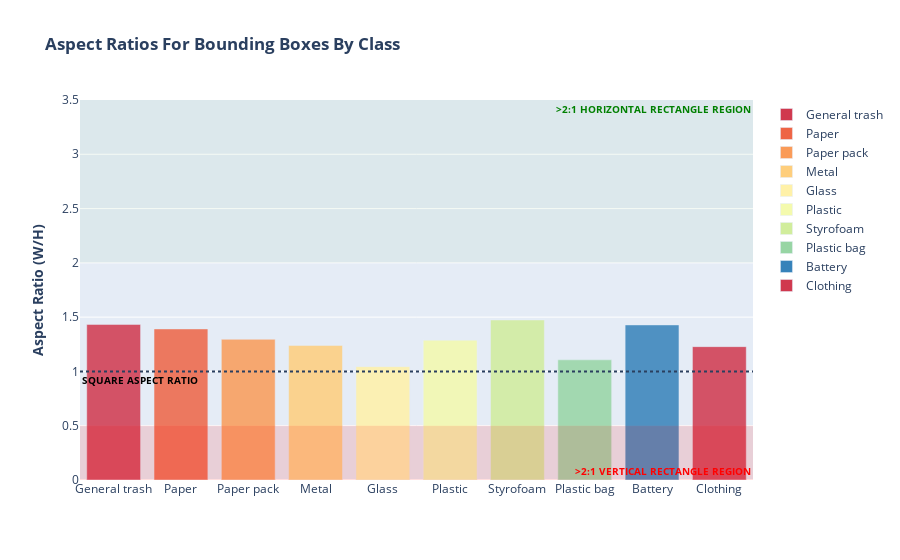

The notebook cell this image was saved under:
### Code cell
# Aspect Ratio is Calculated as Width/Height
bbox_df["aspect_ratio"] = (bbox_df["x_max"]-bbox_df["x_min"])/(bbox_df["y_max"]-bbox_df["y_min"])

# Display average means for each class_id so we can examine the newly created Aspect Ratio Column
display(bbox_df.groupby("class_id").mean())

# Generate the bar plot
fig = px.bar(x=classes, y=bbox_df.groupby("class_id").mean()["aspect_ratio"], 
             color=classes, opacity=0.85,
             color_discrete_sequence=LABEL_COLORS_WOUT_NO_FINDING, 
             labels={"x":"Class Name", "y":"Aspect Ratio (W/H)"},
             title="<b>Aspect Ratios For Bounding Boxes By Class</b>",)
fig.update_layout(
                  yaxis_title="<b>Aspect Ratio (W/H)</b>",
                  xaxis_title=None,
                  legend_title_text=None)
fig.add_hline(y=1, line_width=2, line_dash="dot", 
              annotation_font_size=10, 
              annotation_text="<b>SQUARE ASPECT RATIO</b>", 
              annotation_position="bottom left", 
              annotation_font_color="black")
fig.add_hrect(y0=0, y1=0.5, line_width=0, fillcolor="red", opacity=0.125,
              annotation_text="<b>>2:1 VERTICAL RECTANGLE REGION</b>", 
              annotation_position="bottom right", 
              annotation_font_size=10,
              annotation_font_color="red")
fig.add_hrect(y0=2, y1=3.5, line_width=0, fillcolor="green", opacity=0.04,
              annotation_text="<b>>2:1 HORIZONTAL RECTANGLE REGION</b>", 
              annotation_position="top right", 
              annotation_font_size=10,
              annotation_font_color="green")
fig.show()

### Figure 1 — Plotly figure (JSON) as saved in the notebook; plotly's stock layout.template omitted (floating-point values rounded to 4 significant figures)
{"data": [{"alignmentgroup": "True", "hovertemplate": "color=General trash<br>Class Name=%{x}<br>Aspect Ratio (W/H)=%{y}<extra></extra>", "legendgroup": "General trash", "marker": {"color": "rgb(208, 56, 78)", "opacity": 0.85, "pattern": {"shape": ""}}, "name": "General trash", "offsetgroup": "General trash", "orientation": "v", "showlegend": true, "textposition": "auto", "type": "bar", "x": ["General trash"], "xaxis": "x", "y": [1.433], "yaxis": "y"}, {"alignmentgroup": "True", "hovertemplate": "color=Paper<br>Class Name=%{x}<br>Aspect Ratio (W/H)=%{y}<extra></extra>", "legendgroup": "Paper", "marker": {"color": "rgb(238, 100, 69)", "opacity": 0.85, "pattern": {"shape": ""}}, "name": "Paper", "offsetgroup": "Paper", "orientation": "v", "showlegend": true, "textposition": "auto", "type": "bar", "x": ["Paper"], "xaxis": "x", "y": [1.392], "yaxis": "y"}, {"alignmentgroup": "True", "hovertemplate": "color=Paper pack<br>Class Name=%{x}<br>Aspect Ratio (W/H)=%{y}<extra></extra>", "legendgroup": "Paper pack", "marker": {"color": "rgb(250, 155, 88)", "opacity": 0.85, "pattern": {"shape": ""}}, "name": "Paper pack", "offsetgroup": "Paper pack", "orientation": "v", "showlegend": true, "textposition": "auto", "type": "bar", "x": ["Paper pack"], "xaxis": "x", "y": [1.296], "yaxis": "y"}, {"alignmentgroup": "True", "hovertemplate": "color=Metal<br>Class Name=%{x}<br>Aspect Ratio (W/H)=%{y}<extra></extra>", "legendgroup": "Metal", "marker": {"color": "rgb(254, 206, 124)", "opacity": 0.85, "pattern": {"shape": ""}}, "name": "Metal", "offsetgroup": "Metal", "orientation": "v", "showlegend": true, "textposition": "auto", "type": "bar", "x": ["Metal"], "xaxis": "x", "y": [1.239], "yaxis": "y"}, {"alignmentgroup": "True", "hovertemplate": "color=Glass<br>Class Name=%{x}<br>Aspect Ratio (W/H)=%{y}<extra></extra>", "legendgroup": "Glass", "marker": {"color": "rgb(255, 241, 168)", "opacity": 0.85, "pattern": {"shape": ""}}, "name": "Glass", "offsetgroup": "Glass", "orientation": "v", "showlegend": true, "textposition": "auto", "type": "bar", "x": ["Glass"], "xaxis": "x", "y": [1.044], "yaxis": "y"}, {"alignmentgroup": "True", "hovertemplate": "color=Plastic<br>Class Name=%{x}<br>Aspect Ratio (W/H)=%{y}<extra></extra>", "legendgroup": "Plastic", "marker": {"color": "rgb(244, 250, 173)", "opacity": 0.85, "pattern": {"shape": ""}}, "name": "Plastic", "offsetgroup": "Plastic", "orientation": "v", "showlegend": true, "textposition": "auto", "type": "bar", "x": ["Plastic"], "xaxis": "x", "y": [1.288], "yaxis": "y"}, {"alignmentgroup": "True", "hovertemplate": "color=Styrofoam<br>Class Name=%{x}<br>Aspect Ratio (W/H)=%{y}<extra></extra>", "legendgroup": "Styrofoam", "marker": {"color": "rgb(209, 237, 156)", "opacity": 0.85, "pattern": {"shape": ""}}, "name": "Styrofoam", "offsetgroup": "Styrofoam", "orientation": "v", "showlegend": true, "textposition": "auto", "type": "bar", "x": ["Styrofoam"], "xaxis": "x", "y": [1.474], "yaxis": "y"}, {"alignmentgroup": "True", "hovertemplate": "color=Plastic bag<br>Class Name=%{x}<br>Aspect Ratio (W/H)=%{y}<extra></extra>", "legendgroup": "Plastic bag", "marker": {"color": "rgb(151, 213, 164)", "opacity": 0.85, "pattern": {"shape": ""}}, "name": "Plastic bag", "offsetgroup": "Plastic bag", "orientation": "v", "showlegend": true, "textposition": "auto", "type": "bar", "x": ["Plastic bag"], "xaxis": "x", "y": [1.107], "yaxis": "y"}, {"alignmentgroup": "True", "hovertemplate": "color=Battery<br>Class Name=%{x}<br>Aspect Ratio (W/H)=%{y}<extra></extra>", "legendgroup": "Battery", "marker": {"color": "rgb(54, 130, 186)", "opacity": 0.85, "pattern": {"shape": ""}}, "name": "Battery", "offsetgroup": "Battery", "orientation": "v", "showlegend": true, "textposition": "auto", "type": "bar", "x": ["Battery"], "xaxis": "x", "y": [1.428], "yaxis": "y"}, {"alignmentgroup": "True", "hovertemplate": "color=Clothing<br>Class Name=%{x}<br>Aspect Ratio (W/H)=%{y}<extra></extra>", "legendgroup": "Clothing", "marker": {"color": "rgb(208, 56, 78)", "opacity": 0.85, "pattern": {"shape": ""}}, "name": "Clothing", "offsetgroup": "Clothing", "orientation": "v", "showlegend": true, "textposition": "auto", "type": "bar", "x": ["Clothing"], "xaxis": "x", "y": [1.228], "yaxis": "y"}], "layout": {"annotations": [{"font": {"color": "black", "size": 10}, "showarrow": false, "text": "<b>SQUARE ASPECT RATIO</b>", "x": 0, "xanchor": "left", "xref": "x domain", "y": 1, "yanchor": "top", "yref": "y"}, {"font": {"color": "red", "size": 10}, "showarrow": false, "text": "<b>>2:1 VERTICAL RECTANGLE REGION</b>", "x": 1, "xanchor": "right", "xref": "x domain", "y": 0, "yanchor": "bottom", "yref": "y"}, {"font": {"color": "green", "size": 10}, "showarrow": false, "text": "<b>>2:1 HORIZONTAL RECTANGLE REGION</b>", "x": 1, "xanchor": "right", "xref": "x domain", "y": 3.5, "yanchor": "top", "yref": "y"}], "barmode": "relative", "legend": {"title": {}, "tracegroupgap": 0}, "shapes": [{"line": {"dash": "dot", "width": 2}, "type": "line", "x0": 0, "x1": 1, "xref": "x domain", "y0": 1, "y1": 1, "yref": "y"}, {"fillcolor": "red", "line": {"width": 0}, "opacity": 0.125, "type": "rect", "x0": 0, "x1": 1, "xref": "x domain", "y0": 0, "y1": 0.5, "yref": "y"}, {"fillcolor": "green", "line": {"width": 0}, "opacity": 0.04, "type": "rect", "x0": 0, "x1": 1, "xref": "x domain", "y0": 2, "y1": 3.5, "yref": "y"}], "title": {"text": "<b>Aspect Ratios For Bounding Boxes By Class</b>"}, "xaxis": {"anchor": "y", "domain": [0, 1], "title": {}}, "yaxis": {"anchor": "x", "domain": [0, 1], "title": {"text": "<b>Aspect Ratio (W/H)</b>"}}}}
